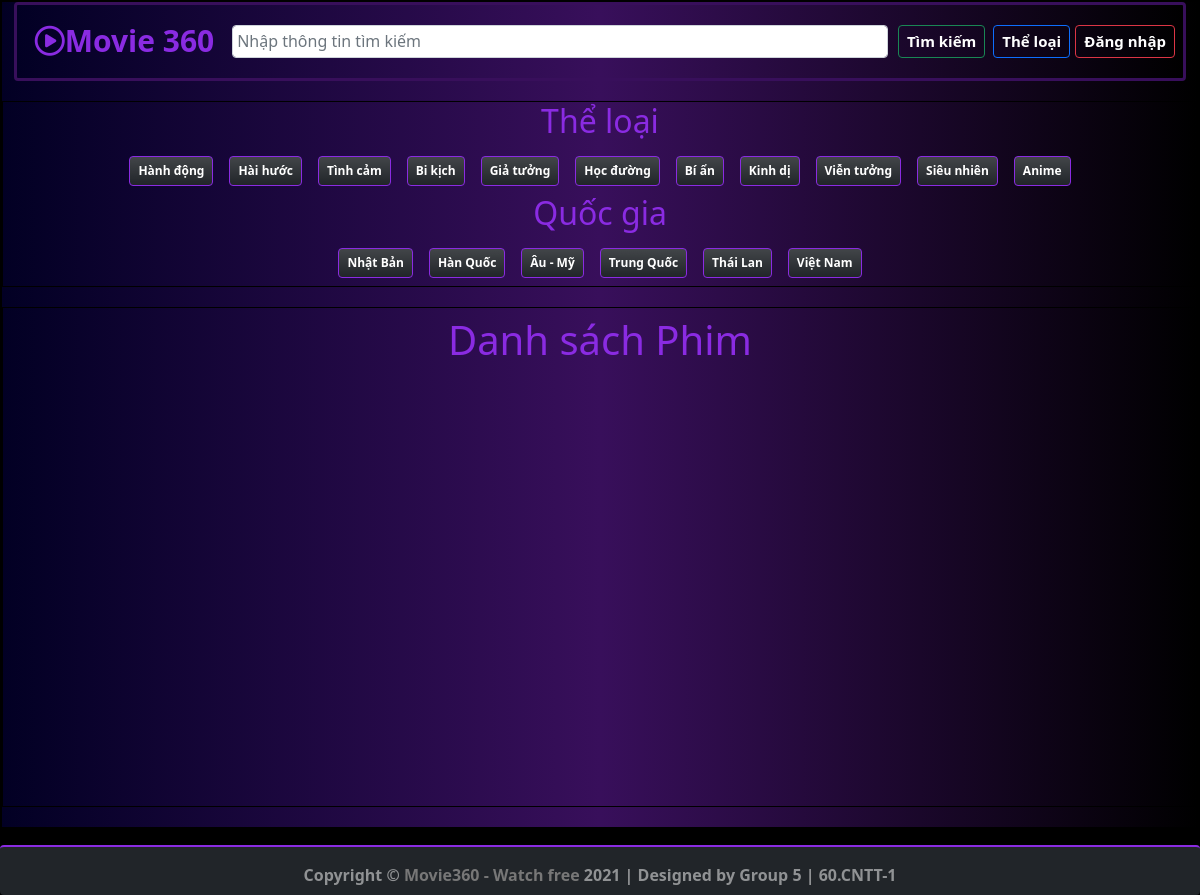
Screenshot of /Movie360Website/Pages/LookUp.php with the database file from the repository.
### tables this page shows
CREATE TABLE `theloai` (
  `MaTheLoai` varchar(50) NOT NULL,
  `TenTheLoai` varchar(100) NOT NULL
);

CREATE TABLE `quocgia` (
  `MaQG` int(5) NOT NULL,
  `TenQG` varchar(50) NOT NULL
);

### Movie360Website/Pages/LookUp.php (the view, shortened to what this page needs)
<!DOCTYPE html>
<html lang="en">
<head>
     <link href="https://cdn.jsdelivr.net/npm/bootstrap@5.1.3/dist/css/bootstrap.min.css" rel="stylesheet">
     <link rel="stylesheet" href="https://cdn.jsdelivr.net/npm/bootstrap-icons@1.6.0/font/bootstrap-icons.css">
     <link rel="stylesheet" type="text/css" href="../Styles/style_01.css">
</head>
<body style="background: url('../Images/bg-haloween.png') black no-repeat top center;">
     <div class="container-fluid p-0 " style="max-width: 1280px; border: 2px black solid; background: linear-gradient(90deg, rgba(2,0,36,1) 0%, rgba(56,15,91,1) 50%, rgba(0,0,0,1) 100%);">
          <?php include("../Includes/Header.php"); ?>
          <div class="area bg-dark" id="myBtnContainer" style="color:blueviolet; background: linear-gradient(90deg, rgba(2,0,36,1) 0%, rgba(56,15,91,1) 50%, rgba(0,0,0,1) 100%);">
               <h2>Thể loại</h2>
               <?php
               $strSQL_tl = "SELECT * FROM  theloai";
               $result_tl = mysqli_query($dbc, $strSQL_tl);
               if (mysqli_num_rows($result_tl) == 0) {
                    echo "Chưa có dữ liệu";
               } else {
                    while ($row = mysqli_fetch_array($result_tl)) {
                         $mtl = $row[0];
                         $tl = $row[1];
                         echo "<span class='btn badge bg-dark bg-gradient p-2 m-2 $mtl' style='border: 1px blueviolet solid;' onclick=" . 'filterSelection(' . "'$mtl'" . ')' . ">$tl</span>";
                    }
               }
               ?>
               <h2>Quốc gia</h2>
               <?php
               $strSQL_qg = "SELECT * FROM  quocgia";
               $result_qg = mysqli_query($dbc, $strSQL_qg);
               if (mysqli_num_rows($result_qg) == 0) {
                    echo "Chưa có dữ liệu";
               } else {
                    while ($row = mysqli_fetch_array($result_qg)) {
                         $tl = $row[1];
                         echo "<button class='badge bg-dark bg-gradient p-2 m-2' style='border: 1px blueviolet solid;'>$tl</button>";
                    }
               }
               ?>
          </div>
          <div class="area p-2 bg-dark" style="min-height: 500px ;color:blueviolet;background: linear-gradient(90deg, rgba(2,0,36,1) 0%, rgba(56,15,91,1) 50%, rgba(0,0,0,1) 100%);">
               <h1>Danh sách Phim</h1>
          </div>
     </div>
</body>
</html>

### Movie360Website/Includes/Header.php (shortened to what this page needs)
<!DOCTYPE html PUBLIC "-//W3C//DTD XHTML 1.0 Strict//EN" "http://www.w3.org/TR/xhtml1/DTD/xhtml1-strict.dtd">
<html xmlns="http://www.w3.org/1999/xhtml">
<head>
</head>
<body>
     <div class="container-fluid" style="max-width: 1280px;">
          <nav class="navbar navbar-dark area p-2 rounded" style="background: linear-gradient(90deg, rgba(2,0,36,1) 0%, rgba(56,15,91,1) 50%, rgba(0,0,0,1) 100%); border: 3px solid #380f5b; font-size:20px;">
               <a class="badge mb-2" id="home" href="home.php" style='text-decoration: none; color: blueviolet;'><span style="font-size: 30px;"><i class='far fa-play-circle mt-2' style='font-size:30px'></i>Movie 360</span></a>
               <form class="form-inline d-flex  flex-grow-1 px-2 p-0" action="Search.php" method="post">
                    <input class="form-control flex-grow-1 w-25 p-0" type="search" name="search_info" placeholder=" Nhập thông tin tìm kiếm" aria-label="Search">
                    <button class="badge btn btn-outline-success p-2" style="margin-left: 10px;" name="search_btn" type="submit">Tìm kiếm</button>
               </form>
               <div>
                    <a href="LookUp.php" class=" badge btn btn-outline-primary p-2">Thể loại</a>
                    <?php if (isset($_SESSION['nd'])) {
                         $nd = $_SESSION['nd'];
                         echo "<div class='dropdown mx-1' style='display:inline-block' >
                         <button class='btn btn-secondary bg-dark dropdown-toggle' type='button' id='dropdownMenuButton1' data-bs-toggle='dropdown' aria-expanded='false'>
                         <i class='bi bi-person-circle'></i>
                         </button>
                         <ul class='dropdown-menu bg-dark' aria-labelledby='dropdownMenuButton1' >
                              <li ><center style='color:white'>$nd</center></li>
                              <li><center><hr class='m-0 w-75'style='color:white'></center></li>
                              <li><a href='#' class='dropdown-item' style='color:white'>Lịch sử</a></li>
                              <li><a href='#' class='dropdown-item' style='color:white'>Hộp phim</a></li>
                              <li><a class='dropdown-item' href='#' ><form action='' method='post'><input type='submit' name='dx' value='Đăng xuất' style='border:none; background:none; color:white;'></form></a></li>
                         </ul>
                    </div>";
                    } else echo "<a href='DangNhap.php' class='badge btn btn-outline-danger p-2'>Đăng nhập</a>";
                    ?>
               </div>
          </nav>
     </div>
     <div id="content">

### Movie360Website/Styles/style_01.css (style rules this page uses)
body { background: linear-gradient(90deg, rgba(7,76,77,1) 0%, rgba(25,8,24,1) 28%, rgba(22,60,58,1) 73%, rgba(82,3,63,1) 100%); }
#footer { border-top: 2px solid #8a2be2; height: 50px; margin: 0 auto; padding: 10px; text-align: center; font-weight: bold; }
a { color: #777; text-decoration: none; }

### Movie360Website/Pages/LookUp.php (style rules this page uses)
* { margin: 0; padding: 0; }
.area { text-align: center; border: 1px black solid; margin-bottom: 20px; }
a { text-decoration: none; }

### Movie360Website/Includes/Header.php (style rules this page uses)
* { margin: 0; padding: 0; }

### rows the page displays
theloai: TenTheLoai "Hành động"
theloai: TenTheLoai "Hài hước"
theloai: TenTheLoai "Tình cảm"
theloai: TenTheLoai "Bi kịch"
theloai: TenTheLoai "Giả tưởng"
theloai: TenTheLoai "Học đường"
theloai: TenTheLoai "Bí ẩn"
theloai: TenTheLoai "Kinh dị"
theloai: TenTheLoai "Viễn tưởng"
theloai: TenTheLoai "Siêu nhiên"
theloai: TenTheLoai "Anime"
quocgia: TenQG "Nhật Bản"
quocgia: TenQG "Hàn Quốc"
quocgia: TenQG "Âu - Mỹ"
quocgia: TenQG "Trung Quốc"
quocgia: TenQG "Thái Lan"
quocgia: TenQG "Việt Nam"
